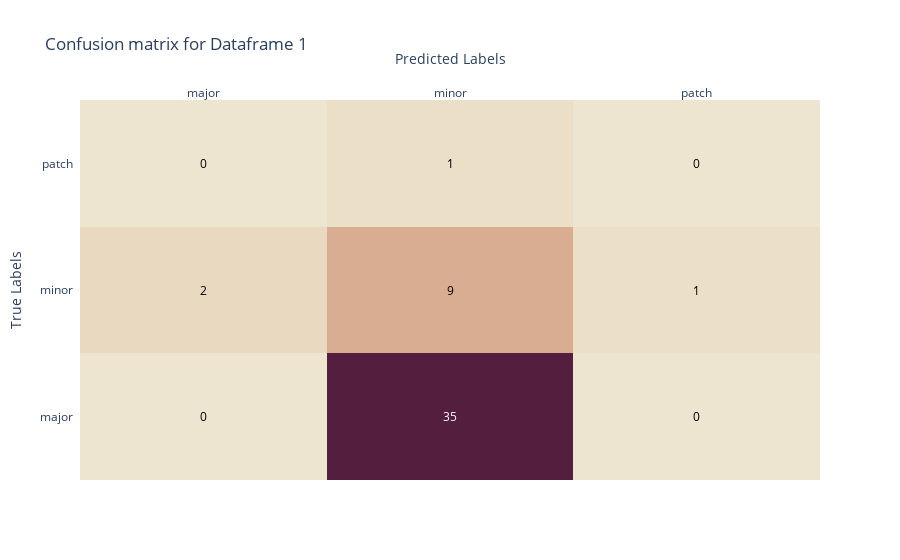
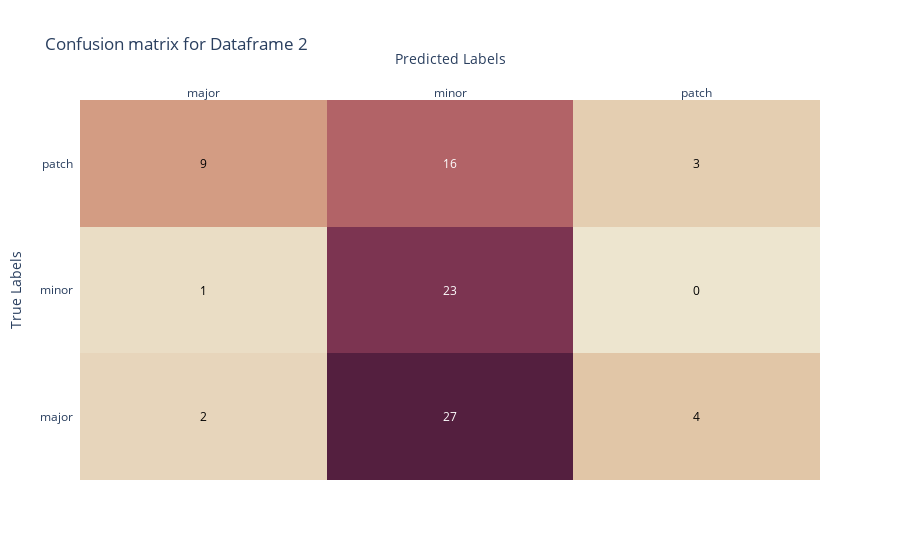
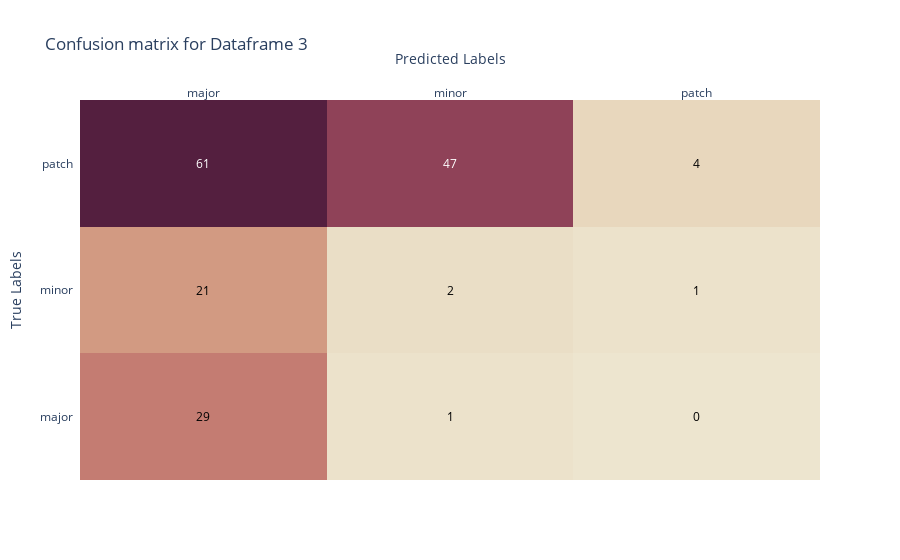
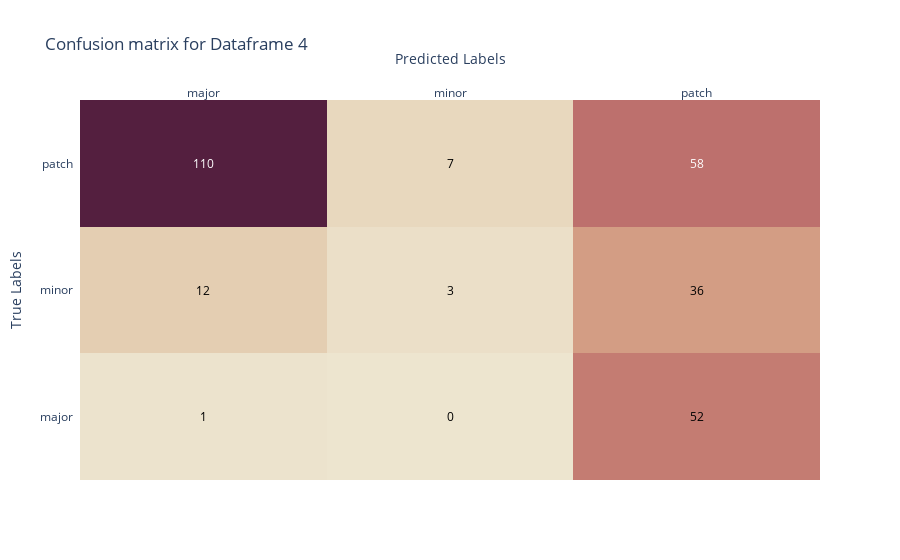

Write notebook code for charts like these, in order.
### Code cell
# Compute confusion matrix for each dataframe using plotly

from sklearn.metrics import confusion_matrix
import seaborn as sns
import plotly.figure_factory as ff
import plotly.graph_objects as go

for i, df in enumerate(dfs):
    # Compute confusion matrix
    cm = confusion_matrix(df["label"], df["predicted_labels"])

    # Create heatmap
    fig = ff.create_annotated_heatmap(cm, x=['major', 'minor', 'patch'], y=['major', 'minor', 'patch'], colorscale='brwnyl')

    # Add title
    fig.update_layout(
    title_text="Confusion matrix for Dataframe {}".format(i+1),
    xaxis=dict(title='Predicted Labels'),
    yaxis=dict(title='True Labels')
)
    # Show heatmap
    fig.show()

### Figure 1 — Plotly figure (JSON) as saved in the notebook; plotly's stock layout.template omitted (floating-point values rounded to 4 significant figures)
{"data": [{"colorscale": [[0, "rgb(237, 229, 207)"], [0.1667, "rgb(224, 194, 162)"], [0.3333, "rgb(211, 156, 131)"], [0.5, "rgb(193, 118, 111)"], [0.6667, "rgb(166, 84, 97)"], [0.8333, "rgb(129, 55, 83)"], [1, "rgb(84, 31, 63)"]], "reversescale": false, "showscale": false, "type": "heatmap", "x": ["major", "minor", "patch"], "y": ["major", "minor", "patch"], "z": [[0, 35, 0], [2, 9, 1], [0, 1, 0]]}], "layout": {"annotations": [{"font": {"color": "#000000"}, "showarrow": false, "text": "0", "x": "major", "xref": "x", "y": "major", "yref": "y"}, {"font": {"color": "#FFFFFF"}, "showarrow": false, "text": "35", "x": "minor", "xref": "x", "y": "major", "yref": "y"}, {"font": {"color": "#000000"}, "showarrow": false, "text": "0", "x": "patch", "xref": "x", "y": "major", "yref": "y"}, {"font": {"color": "#000000"}, "showarrow": false, "text": "2", "x": "major", "xref": "x", "y": "minor", "yref": "y"}, {"font": {"color": "#000000"}, "showarrow": false, "text": "9", "x": "minor", "xref": "x", "y": "minor", "yref": "y"}, {"font": {"color": "#000000"}, "showarrow": false, "text": "1", "x": "patch", "xref": "x", "y": "minor", "yref": "y"}, {"font": {"color": "#000000"}, "showarrow": false, "text": "0", "x": "major", "xref": "x", "y": "patch", "yref": "y"}, {"font": {"color": "#000000"}, "showarrow": false, "text": "1", "x": "minor", "xref": "x", "y": "patch", "yref": "y"}, {"font": {"color": "#000000"}, "showarrow": false, "text": "0", "x": "patch", "xref": "x", "y": "patch", "yref": "y"}], "title": {"text": "Confusion matrix for Dataframe 1"}, "xaxis": {"dtick": 1, "gridcolor": "rgb(0, 0, 0)", "side": "top", "ticks": "", "title": {"text": "Predicted Labels"}}, "yaxis": {"dtick": 1, "ticks": "", "ticksuffix": "  ", "title": {"text": "True Labels"}}}}

### Figure 2 — Plotly figure (JSON) as saved in the notebook; plotly's stock layout.template omitted (floating-point values rounded to 4 significant figures)
{"data": [{"colorscale": [[0, "rgb(237, 229, 207)"], [0.1667, "rgb(224, 194, 162)"], [0.3333, "rgb(211, 156, 131)"], [0.5, "rgb(193, 118, 111)"], [0.6667, "rgb(166, 84, 97)"], [0.8333, "rgb(129, 55, 83)"], [1, "rgb(84, 31, 63)"]], "reversescale": false, "showscale": false, "type": "heatmap", "x": ["major", "minor", "patch"], "y": ["major", "minor", "patch"], "z": [[2, 27, 4], [1, 23, 0], [9, 16, 3]]}], "layout": {"annotations": [{"font": {"color": "#000000"}, "showarrow": false, "text": "2", "x": "major", "xref": "x", "y": "major", "yref": "y"}, {"font": {"color": "#FFFFFF"}, "showarrow": false, "text": "27", "x": "minor", "xref": "x", "y": "major", "yref": "y"}, {"font": {"color": "#000000"}, "showarrow": false, "text": "4", "x": "patch", "xref": "x", "y": "major", "yref": "y"}, {"font": {"color": "#000000"}, "showarrow": false, "text": "1", "x": "major", "xref": "x", "y": "minor", "yref": "y"}, {"font": {"color": "#FFFFFF"}, "showarrow": false, "text": "23", "x": "minor", "xref": "x", "y": "minor", "yref": "y"}, {"font": {"color": "#000000"}, "showarrow": false, "text": "0", "x": "patch", "xref": "x", "y": "minor", "yref": "y"}, {"font": {"color": "#000000"}, "showarrow": false, "text": "9", "x": "major", "xref": "x", "y": "patch", "yref": "y"}, {"font": {"color": "#FFFFFF"}, "showarrow": false, "text": "16", "x": "minor", "xref": "x", "y": "patch", "yref": "y"}, {"font": {"color": "#000000"}, "showarrow": false, "text": "3", "x": "patch", "xref": "x", "y": "patch", "yref": "y"}], "title": {"text": "Confusion matrix for Dataframe 2"}, "xaxis": {"dtick": 1, "gridcolor": "rgb(0, 0, 0)", "side": "top", "ticks": "", "title": {"text": "Predicted Labels"}}, "yaxis": {"dtick": 1, "ticks": "", "ticksuffix": "  ", "title": {"text": "True Labels"}}}}

### Figure 3 — Plotly figure (JSON) as saved in the notebook; plotly's stock layout.template omitted (floating-point values rounded to 4 significant figures)
{"data": [{"colorscale": [[0, "rgb(237, 229, 207)"], [0.1667, "rgb(224, 194, 162)"], [0.3333, "rgb(211, 156, 131)"], [0.5, "rgb(193, 118, 111)"], [0.6667, "rgb(166, 84, 97)"], [0.8333, "rgb(129, 55, 83)"], [1, "rgb(84, 31, 63)"]], "reversescale": false, "showscale": false, "type": "heatmap", "x": ["major", "minor", "patch"], "y": ["major", "minor", "patch"], "z": [[29, 1, 0], [21, 2, 1], [61, 47, 4]]}], "layout": {"annotations": [{"font": {"color": "#000000"}, "showarrow": false, "text": "29", "x": "major", "xref": "x", "y": "major", "yref": "y"}, {"font": {"color": "#000000"}, "showarrow": false, "text": "1", "x": "minor", "xref": "x", "y": "major", "yref": "y"}, {"font": {"color": "#000000"}, "showarrow": false, "text": "0", "x": "patch", "xref": "x", "y": "major", "yref": "y"}, {"font": {"color": "#000000"}, "showarrow": false, "text": "21", "x": "major", "xref": "x", "y": "minor", "yref": "y"}, {"font": {"color": "#000000"}, "showarrow": false, "text": "2", "x": "minor", "xref": "x", "y": "minor", "yref": "y"}, {"font": {"color": "#000000"}, "showarrow": false, "text": "1", "x": "patch", "xref": "x", "y": "minor", "yref": "y"}, {"font": {"color": "#FFFFFF"}, "showarrow": false, "text": "61", "x": "major", "xref": "x", "y": "patch", "yref": "y"}, {"font": {"color": "#FFFFFF"}, "showarrow": false, "text": "47", "x": "minor", "xref": "x", "y": "patch", "yref": "y"}, {"font": {"color": "#000000"}, "showarrow": false, "text": "4", "x": "patch", "xref": "x", "y": "patch", "yref": "y"}], "title": {"text": "Confusion matrix for Dataframe 3"}, "xaxis": {"dtick": 1, "gridcolor": "rgb(0, 0, 0)", "side": "top", "ticks": "", "title": {"text": "Predicted Labels"}}, "yaxis": {"dtick": 1, "ticks": "", "ticksuffix": "  ", "title": {"text": "True Labels"}}}}

### Figure 4 — Plotly figure (JSON) as saved in the notebook; plotly's stock layout.template omitted (floating-point values rounded to 4 significant figures)
{"data": [{"colorscale": [[0, "rgb(237, 229, 207)"], [0.1667, "rgb(224, 194, 162)"], [0.3333, "rgb(211, 156, 131)"], [0.5, "rgb(193, 118, 111)"], [0.6667, "rgb(166, 84, 97)"], [0.8333, "rgb(129, 55, 83)"], [1, "rgb(84, 31, 63)"]], "reversescale": false, "showscale": false, "type": "heatmap", "x": ["major", "minor", "patch"], "y": ["major", "minor", "patch"], "z": [[1, 0, 52], [12, 3, 36], [110, 7, 58]]}], "layout": {"annotations": [{"font": {"color": "#000000"}, "showarrow": false, "text": "1", "x": "major", "xref": "x", "y": "major", "yref": "y"}, {"font": {"color": "#000000"}, "showarrow": false, "text": "0", "x": "minor", "xref": "x", "y": "major", "yref": "y"}, {"font": {"color": "#000000"}, "showarrow": false, "text": "52", "x": "patch", "xref": "x", "y": "major", "yref": "y"}, {"font": {"color": "#000000"}, "showarrow": false, "text": "12", "x": "major", "xref": "x", "y": "minor", "yref": "y"}, {"font": {"color": "#000000"}, "showarrow": false, "text": "3", "x": "minor", "xref": "x", "y": "minor", "yref": "y"}, {"font": {"color": "#000000"}, "showarrow": false, "text": "36", "x": "patch", "xref": "x", "y": "minor", "yref": "y"}, {"font": {"color": "#FFFFFF"}, "showarrow": false, "text": "110", "x": "major", "xref": "x", "y": "patch", "yref": "y"}, {"font": {"color": "#000000"}, "showarrow": false, "text": "7", "x": "minor", "xref": "x", "y": "patch", "yref": "y"}, {"font": {"color": "#FFFFFF"}, "showarrow": false, "text": "58", "x": "patch", "xref": "x", "y": "patch", "yref": "y"}], "title": {"text": "Confusion matrix for Dataframe 4"}, "xaxis": {"dtick": 1, "gridcolor": "rgb(0, 0, 0)", "side": "top", "ticks": "", "title": {"text": "Predicted Labels"}}, "yaxis": {"dtick": 1, "ticks": "", "ticksuffix": "  ", "title": {"text": "True Labels"}}}}
